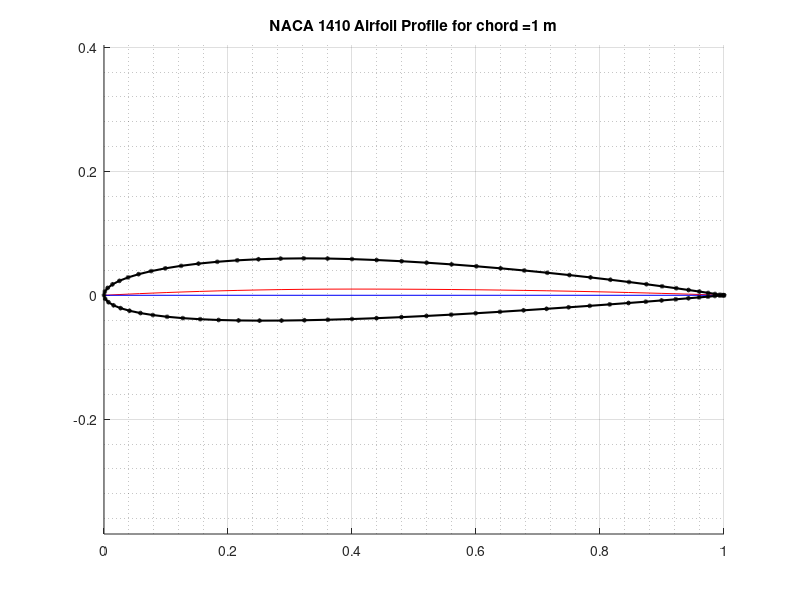

The MATLAB script that drew this image: (Note: this script raises an error after producing the figure.)
% Performance Characteristics of a NACA 4 digit airfoil
% Coded by: Mir Owais Ali
% Concordia University
% Can be used for educational purposes only

clear
clc
close all

%% Inputs
TypeNACA = '1410';                                                         %Specify NACA 4-digit airfoil
cr = 1;                                                                    %Root chord (m)
nodes = 40;                                                                %Number of points along airfoil
alpha_min = -5;                                                             %Specify the minimum alpha for distribution (no more than 0)
alpha_max = 16;                                                            %Specify the maximum alpha for distribution (no less than 16)
n = 15;                                                                    %Number of points along the span
b = 8;                                                                     %Wingspan (m)
TR = 1;                                                                    %Taper Ratio

%% Initialization
z_c = zeros(nodes,1);
dz_dx = zeros(nodes,1);
theta = zeros(nodes,1);
t = zeros(nodes,1);
x_u = zeros(nodes,1);
z_u = zeros(nodes,1);
x_l = zeros(nodes,1);
z_l = zeros(nodes,1);
X = zeros(2*nodes-2,1);
Z = zeros(2*nodes-2,1);
S = zeros(2*nodes-2,1);
theta_n = zeros(2*nodes-2,1);
RHS = zeros(2*nodes-2,1);
CN1 = zeros(2*nodes-2,2*nodes-2);
CN2 = zeros(2*nodes-2,2*nodes-2);
CT1 = zeros(2*nodes-2,2*nodes-2);
CT2 = zeros(2*nodes-2,2*nodes-2);
AN = zeros(2*nodes-1,2*nodes-1);
AT = zeros(2*nodes-1,2*nodes-1);
V = zeros(1,2*nodes-2);
CP = zeros(1,2*nodes-2);
Cl_v = zeros(1,alpha_max-alpha_min+1);
Cm_v = zeros(1,alpha_max-alpha_min+1);
alpha_d = zeros(1,alpha_max-alpha_min+1);
Cl_th = zeros(1,alpha_max-alpha_min+1);
Cm_th = zeros(1,alpha_max-alpha_min+1);
CL_fw = zeros(1,alpha_max-alpha_min+1);
Cm_fw = zeros(1,alpha_max-alpha_min+1);
x_cp = zeros(1,alpha_max-alpha_min+1);
Coeff_A = zeros(n,2*n-1);
CD_i = zeros(1,alpha_max-alpha_min+1);
LHS = zeros(n,1);
Circ = zeros(n,1);

%% Airfoil Coordinates
c = cr;
m_c = str2double(TypeNACA(1))/100;                                         %Maximum Camber
p_c = str2double(TypeNACA(2))/10;                                          %Position of Maximum Camber
t_max = str2double(TypeNACA(3:4))/100;                                     %Maximum Thickness

psi = linspace(0,pi,nodes)';                                               %Distributing more nodes at the L.E. and T.E. 
x(:,1) = (0.5*(1-cos(psi)));

for i = 1:1:nodes
    if(x(i,1) >= 0 && x(i,1) < p_c)
        z_c(i,1) = (m_c/p_c^2)*((2*p_c*x(i,1))-x(i,1)^2);
        dz_dx(i,1) = (2*m_c/(p_c)^2)*(p_c-x(i,1));
    elseif(x(i,1) >= p_c && x(i,1) <= 1)
        z_c(i,1) = (m_c/(1-p_c)^2)*(1-(2*p_c)+(2*p_c*x(i,1))-(x(i,1)^2));
        dz_dx(i,1) = (2*m_c/(1-p_c)^2)*(p_c-x(i,1));
    end
theta(i,1) = atan(dz_dx(i,1));                                             %Airfoil Angle

t(i,1) = 5*t_max*(0.2969*sqrt(x(i,1))-0.126*x(i,1)-0.3516*x(i,1)^2....     %Thickness Distribution
                +0.2843*x(i,1)^3-0.1036*x(i,1)^4);

x_u(i,1) = x(i,1)-t(i,1)*sin(theta(i,1));                                  %Upper Surface
z_u(i,1) = z_c(i,1)+t(i,1)*cos(theta(i,1));

x_l(i,1) = x(i,1)+t(i,1)*sin(theta(i,1));                                  %Lower Surface
z_l(i,1) = z_c(i,1)-t(i,1)*cos(theta(i,1));

end
z_c = z_c*c;                                                               %Multilplying by chord to show the actual profile
x = x*c;
x_u = x_u*c;                                         
z_u = z_u*c;
x_l = x_l*c;                                          
z_l = z_l*c;

XB = [flip(x_l(2:nodes,1));x_u];                                           %Reassigning airfoil profile
ZB = [flip(z_l(2:nodes,1));z_u];

f1 = figure(1);
str = sprintf('NACA %s Airfoil Profile for chord =%d m',TypeNACA,c);
title(str);
axis equal
hold on
grid on
grid minor;
plot(x,z_c,'r-');                                                          %Mean Camber Line
plot([0,c],[0,0],'b-');                                                    %Chord Line
plot(XB,ZB,'k-o','LineWidth',1.5,'MarkerSize',2);                          %Airfoil Profile
hold off

%% Vortex Panel Method
XB = XB./c;                                                                %Reassigning airfoil profile
ZB = ZB./c;
M = length(XB);
z = 2;
k = 1;
for alpha = alpha_min:1:alpha_max                                                                           
    alpha = degtorad(alpha);                                               %Assigning A.O.A

                                                                           %Calculating Control Points
    for i=1:M-1                                                            % and the panel length
        X(i,1) = 0.5*(XB(i)+XB(i+1)); 
        Z(i,1) = 0.5*(ZB(i)+ZB(i+1));
        S(i,1) = sqrt((XB(i+1)-XB(i))^2+(ZB(i+1)-ZB(i))^2);
        theta_n(i,1) = atan2(ZB(i+1)-ZB(i),XB(i+1)-XB(i));
        RHS(i,1) = sin(theta_n(i)-alpha);
    end
                                                                           %Calculating coefficients
    for i=1:M-1
        for j=1:M-1
            if (i == j)
                CN1(i,j) = -1;
                CN2(i,j) = 1;
                CT1(i,j) = (1/2)*pi;
                CT2(i,j) = (1/2)*pi;
            else
                A = - (X(i) - XB(j))*(cos(theta_n(j))) - (Z(i) - ZB(j))*(sin(theta_n(j)));
                B = (X(i) - XB(j))^2 + (Z(i) - ZB(j))^2;
                C = sin(theta_n(i) - theta_n(j));
                D = cos(theta_n(i) - theta_n(j));
                E = (X(i) - XB(j))*sin(theta_n(j)) - (Z(i) - ZB(j))*cos(theta_n(j));
                F = log(1 + ((S(j))^2 + (2*A*S(j))) / B);
                G = atan2((E*S(j)) , (B + A*S(j)));
                P = ((X(i) - XB(j)) * sin(theta_n(i) - 2*theta_n(j))) + ((Z(i) - ZB(j)) * cos(theta_n(i) - 2*theta_n(j)));
                Q = ((X(i) - XB(j)) * cos(theta_n(i) - 2*theta_n(j))) - ((Z(i) - ZB(j)) * sin(theta_n(i) - 2*theta_n(j)));

                CN2(i,j) = D + ((0.5*Q*F)/S(j)) - ((A*C + D*E)*(G/S(j)));
                CN1(i,j) = 0.5*D*F + C*G - CN2(i,j);
                CT2(i,j) = C + ((0.5*P*F)/S(j)) + ((A*D - C*E)*(G/S(j)));
                CT1(i,j) = 0.5*C*F - D*G - CT2(i,j);
            end
        end
    end
                                                                           %Computation of Influence Coefficients
    for i = 1:M-1
        AN(i,1) = CN1(i,1);
        AN(i,M) = CN2(1,M-1);
        AT(i,1) = CT1(i,1);
        AT(i,M) = CT2(i,M-1);
        for j = 2:M-1
            AN(i,j) = CN1(i,j) + CN2(i,j-1);
            AT(i,j) = CT1(i,j) + CT2(i,j-1);
        end
    end
    AN(M,1) = 1;
    AN(M,M) = 1;
    for j = 2:M-1
        AN(M,j) = 0;
    end
    RHS(M) = 0;
                                                                           % Solving for a system of linear equations
    Gama = AN\RHS;                                                             

    for i = 1:M-1
        V(i) = cos(theta_n(i)-alpha);
        for j = 1:M
            V(i) = V(i) + AT(i,j)*Gama(j);
            CP(i) = 1 - (V(i))^2;
        end
    end
                                                                           %Plotting Cp vs x/c
    if (radtodeg(alpha) == 0 ||radtodeg(alpha) == 8 || radtodeg(alpha) == 16) 
        figure(z)
        plot(X,CP);
        hold on  
    end
    %Calculation of Lift Coefficient
    CPl = CP(1:((M-1)/2));
    CPl = flip(CPl);
    CPu = CP((((M-1)/2)+1):end);

    dCP = (CPl - CPu)';
    dx = X((((M-1)/2)+1):end);

    Cl_v(k) = trapz(dx,dCP);
    Cm_v(k) = trapz(dx,-dCP.*dx);
    alpha_d(k) = alpha;
    k = k+1;
end
    str = sprintf('C_p distribution (NACA %s)',TypeNACA);
    title(str);
    set(gca,'Ydir','reverse');
    xlabel('x/c');
    ylabel('Pressure Coefficient');
    legend('alpha = 0^0','alpha = 8^0','alpha = 16^0','Location','northwest');
    grid on;
    grid minor;
    hold off
z= z+1; 
k = 1;

%% Thin Airfoil Theory
e = acos(1-2*p_c);

th = e;
I1_u = (m_c/p_c^2)*(sin(th)+(2*p_c-1)*th);
I3_u = (m_c/(2*p_c^2))*((cos(th)+4*p_c-2)*sin(th)+th);
I5_u = (m_c/(3*p_c^2))*(cos(th)*(2*cos(th)+6*p_c-3)+1)*sin(th);

th = 0;
I1_l = (m_c/p_c^2)*(sin(th)+(2*p_c-1)*th);
I3_l = (m_c/(2*p_c^2))*((cos(th)+4*p_c-2)*sin(th)+th);
I5_l = (m_c/(3*p_c^2))*(cos(th)*(2*cos(th)+6*p_c-3)+1)*sin(th);

I1 = I1_u-I1_l;
I3 = I3_u-I3_l;
I5 = I5_u-I5_l;

th = pi;
I2_u = (m_c/(1-p_c)^2)*(sin(th)+(2*p_c-1)*th);
I4_u = (m_c/(2*(1-p_c)^2))*((cos(th)+4*p_c-2)*sin(th)+th);
I6_u = (m_c/(3*(1-p_c)^2))*(cos(th)*(2*cos(th)+6*p_c-3)+1)*sin(th);

th = e;
I2_l = (m_c/(1-p_c)^2)*(sin(th)+(2*p_c-1)*th);
I4_l = (m_c/(2*(1-p_c)^2))*((cos(th)+4*p_c-2)*sin(th)+th);
I6_l = (m_c/(3*(1-p_c)^2))*(cos(th)*(2*cos(th)+6*p_c-3)+1)*sin(th);

I2 = I2_u-I2_l;
I4 = I4_u-I4_l;
I6 = I6_u-I6_l;
for alpha = alpha_min:1:alpha_max
    alpha = degtorad(alpha);
    
    A0 = alpha - (1/pi)*(I1+I2);
    A1 = (2/pi)*(I3+I4);
    A2 = (2/pi)*(I5+I6);

    Cl_th(k) = pi*(2*A0+A1);
    Cm_th(k) = -(pi/2)*(A0+A1-A2/2);
    x_cp(k) = (c/4)*(1+(A1-A2)*pi/Cl_th(k));

    k = k+1;
end
alpha_L0 = alpha-Cl_th(k-1)/(2*pi);                             %Zero-Lift Angle of Attack

%% Finite Wing Method
if (TR == 1)
    cr = c;
    ct = c;
elseif (TR < 1)
    cr = cr;                                                               %Specify root chord
    ct = TR*cr;
end
AR = (2*b)/(cr*(1+TR));                                                    %Aspect Ratio
S = b^2/AR;                                                                %Wing Area (m^2)
phi = linspace(1E-10,pi/2,n);                                              %Span angle distribution
c_d = ct+((cr-ct)/(pi/2))*phi;                                             %Chord Distribution
mue = c_d*2*pi/(4*b);
alpha_L0 = degtorad(-2.5);
k = 1;
for alpha = alpha_min:1:alpha_max
    alpha = degtorad(alpha);
    for i = 1:1:n
        for j = 1:2:(2*n-1)
            Coeff_A(i,j) = sin(j*phi(i))*(j*mue(i)+sin(phi(i)));
        end
        LHS(i,1) = mue(i)*(alpha-alpha_L0)*(sin(phi(i)));
    end 
    A_fw_d = Coeff_A\LHS;
    delta = 0;
  
    for j = 3:2:(2*n-1)
        del = j*A_fw_d(j)^2/A_fw_d(1)^2;
        delta = delta+del;
        del = delta;
    end
    for i = 1:1:n
        for j = 1:2:(2*n-1) 
                Cir = A_fw_d(j)*sin(j*phi(i));
                Circ(i) = Circ(i)+Cir;
                Cir = Circ(i);
        end
    end
    CL_fw(k) = A_fw_d(1)*pi*AR;
    Cm_fw(k) = -CL_fw(k)*x_cp(k);
    CD_i(k) = (CL_fw(k)^2/(pi*AR))*(1+delta);
    k = k+1;
end
figure(z)                                                                  %Plotting Cd_i vs alpha
plot(radtodeg(alpha_d),CD_i);
str = sprintf('C_d_i vs alpha (NACA %s)',TypeNACA);
title(str);
xlabel('Angle of Attack (Degrees)');
ylabel('Induced Drag Coefficient');
grid on;
grid minor;
z = z+1;

figure(z)                                                                  %Plotting Circulation along the span
plot(0.5*(1-cos(phi)),Circ,'-b');
hold on
str = sprintf('Non-dimensional circulation distribution (NACA %s)',TypeNACA);
plot(0.5*(1-cos(pi+phi)),Circ,'-b')
title(str);
xlabel('y/b');
ylabel('Circulation coefficient');
grid on;
grid minor;
z = z+1;

%% Comparison
figure(z)                                                                  %Plotting Cl vs alpha
plot(radtodeg(alpha_d),Cl_v);
hold on
plot(radtodeg(alpha_d),Cl_th);
plot(radtodeg(alpha_d),CL_fw);
str = sprintf('C_l vs alpha (NACA %s)',TypeNACA);
title(str);
xlabel('Angle of Attack (Degrees)');
ylabel('Lift Coefficient');
legend('Vortex-Panel','Thin-Airfoil','Finite Wing','Location','northwest');
grid on;
grid minor;
z = z+1;

figure(z)                                                                  %Plotting Cm vs alpha
plot(radtodeg(alpha_d),Cm_v);
set(gca,'Ydir','reverse');
hold on
plot(radtodeg(alpha_d),Cm_th);
plot(radtodeg(alpha_d),Cm_fw);
str = sprintf('C_m vs alpha (NACA %s)',TypeNACA);
title(str);
xlabel('Angle of Attack (Degrees)');
ylabel('Moment Coefficient at L.E.');
legend('Vortex-Panel','Thin-Airfoil','Finite Wing');
grid on;
grid minor;
